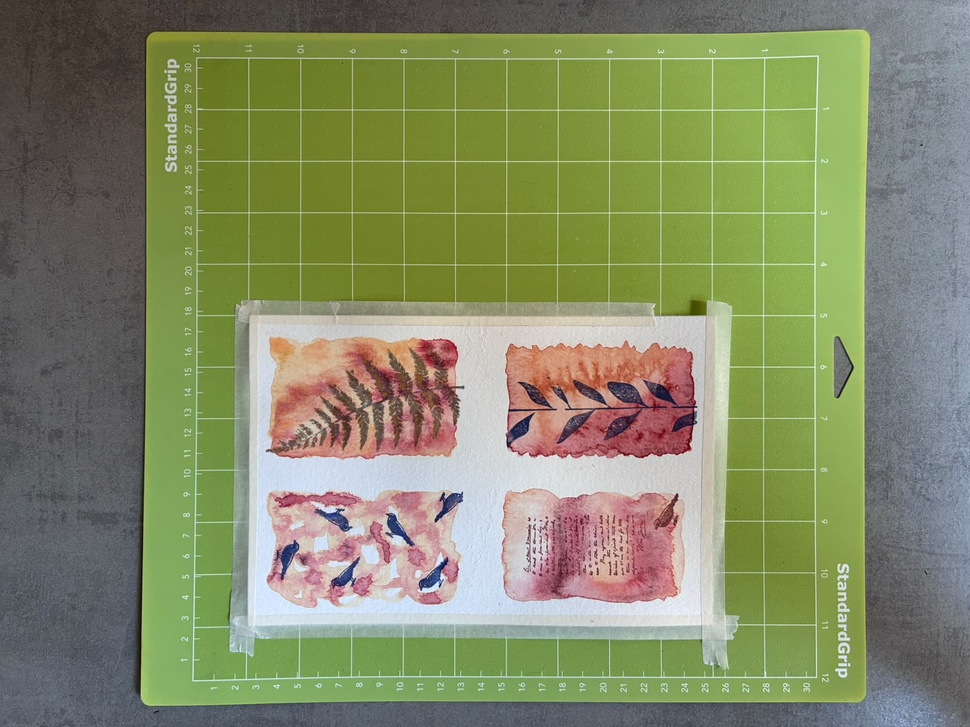
#> input picture Examples/Image1.jpeg, 970 x 727 px, shrunk from 1600 x 1200 before the run; its folder holds only this picture in this run
$ python -i mesh_warper.py   (imports and definitions only)
#> lines starting #> are read from the running program, lines starting #| are printed output that depends on the picture; after the words box and inside, x2 and y2 are one past the last pixel; in counts of white or black regions, pixels touching at a corner belong together
#> further down, picture is the input picture: shape (727, 970, 3); mean B, G, R 103.3, 138.9, 132
"""
Module 3: Phase 2 - Per-Cell Homography Refinement

After Phase 1 (global perspective + grid crop), this module refines
alignment by detecting visible grid lines on the green mat and
applying per-cell corrections.

Key insight: Grid lines are only detectable where the green mat is
visible (not covered by artwork). We detect lines in visible areas
and interpolate for occluded positions.
"""

import cv2
import numpy as np
from typing import Optional, Tuple


class GridRefiner:
    """
    Phase 2: Refine grid alignment using per-cell homography.

    Only detects grid lines in visible green mat areas to avoid
    interference from white artwork.
    """

    def __init__(self, image: np.ndarray, cell_size: int = 300, grid_n: int = 12):
        self.image = image
        self.cell_size = cell_size
        self.grid_n = grid_n
        self.size = cell_size * grid_n  # 3600

    def refine(self, verbose: bool = False) -> np.ndarray:
        """Run Phase 2 refinement."""
        # Detect line positions using mat-aware detection
        h_lines, v_lines = self._detect_lines_mat_aware()

        if h_lines is None or v_lines is None:
            if verbose:
                print("   No reliable grid lines detected, skipping")
            return self.image

        ideal = np.arange(13) * self.cell_size
        h_off = h_lines - ideal
        v_off = v_lines - ideal

        if verbose:
            print(f"   H offsets: mean={np.mean(h_off):.1f}, std={np.std(h_off):.1f}, max={np.max(np.abs(h_off)):.1f}px")
            print(f"   V offsets: mean={np.mean(v_off):.1f}, std={np.std(v_off):.1f}, max={np.max(np.abs(v_off)):.1f}px")

        # Safety: skip if offsets are tiny (< 5px)
        if np.max(np.abs(h_off)) < 5 and np.max(np.abs(v_off)) < 5:
            if verbose:
                print("   Offsets < 5px, no refinement needed")
            return self.image

        # Safety: skip if detection is unreliable (high variance = noise)
        # If std > 20px, the detected positions are too inconsistent to trust
        if np.std(h_off) > 20 or np.std(v_off) > 20:
            if verbose:
                print("   ⚠️ Detection unreliable (std > 20px), skipping refinement")
            return self.image

        # Apply per-cell corrections
        result = self._apply_corrections(h_lines, v_lines)
        return result

    def _detect_lines_mat_aware(self) -> Tuple[Optional[np.ndarray], Optional[np.ndarray]]:
        """
        Detect grid line positions using only green mat areas.

        Grid lines on Cricut mats are lighter than the surrounding green.
        We look for local brightness peaks within the green mat,
        ignoring white artwork areas.
        """
        h, w = self.image.shape[:2]
#> h = 727; w = 970

        # Create a "green mat" mask - pixels that are greenish (not white artwork)
        hsv = cv2.cvtColor(self.image, cv2.COLOR_BGR2HSV)
#> hsv: shape (727, 970, 3); mean H, S, V 61, 83.7, 147.5
        green_mask = cv2.inRange(hsv, np.array([30, 20, 20]), np.array([90, 255, 255]))
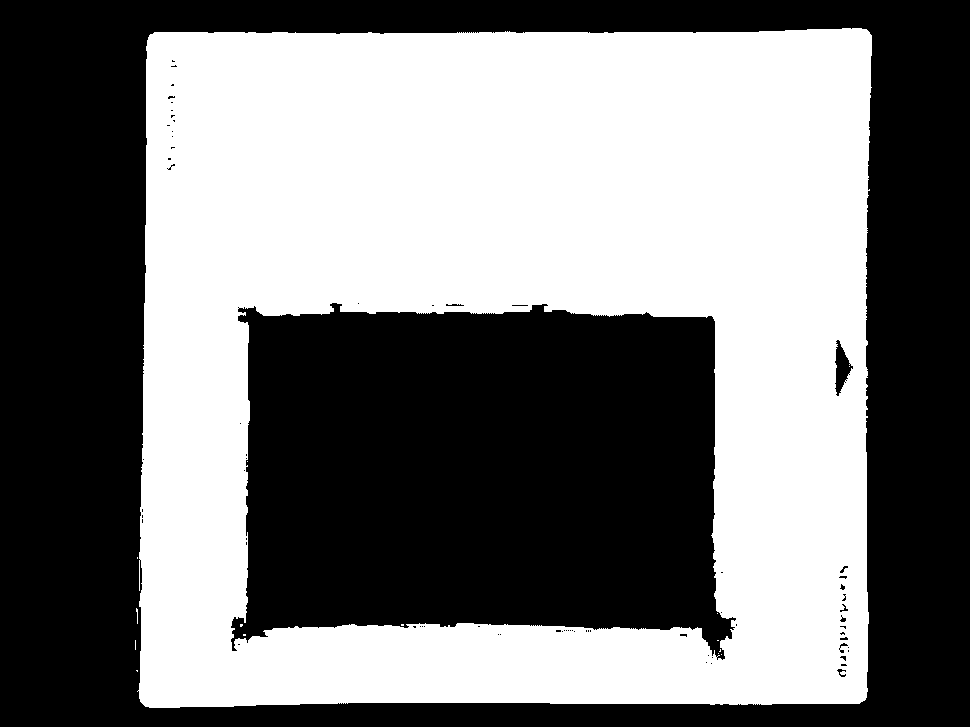
#> green_mask: shape (727, 970); 48% white; 15 white regions (14 under 20 px), largest, box (x1, y1, x2, y2) and area: (137, 28, 872, 708) 338459

        # Grid lines are brighter than surrounding mat
        # Use the green channel or value channel
        gray = cv2.cvtColor(self.image, cv2.COLOR_BGR2GRAY)
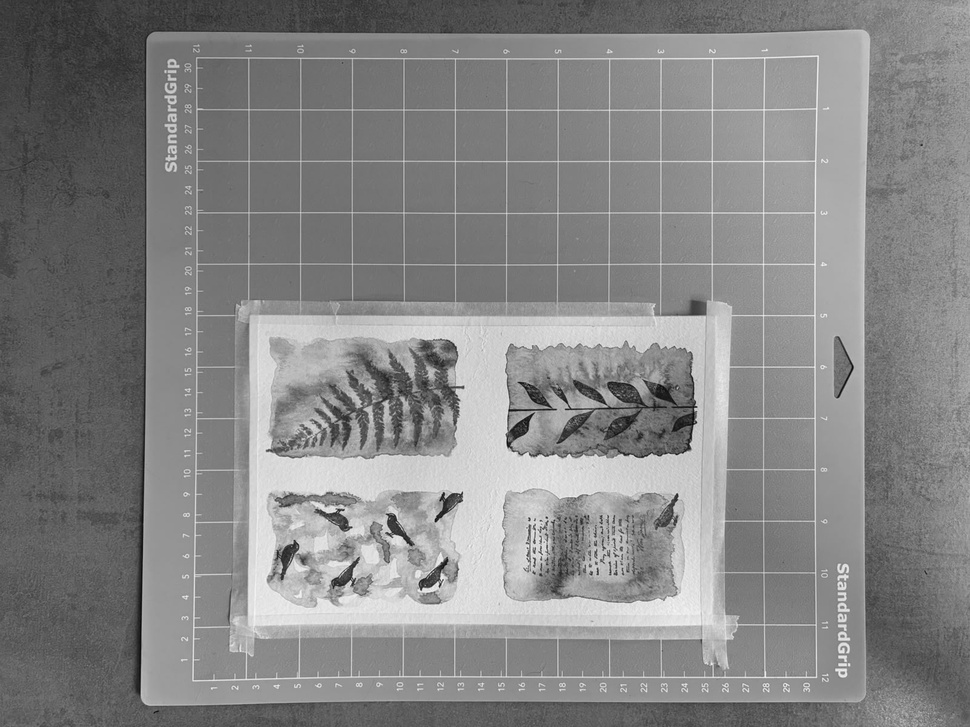
#> gray: shape (727, 970); min 8, max 246, mean 132.8

        # Only consider pixels that are on the green mat
        # For each expected line position, search in the mat area only

        cs = self.cell_size
        search_range = 50  # Search ±50px around expected position

        h_lines = []
        v_lines = []

        # Detect horizontal lines (13 lines)
        for i in range(13):
            expected_y = i * cs
            y_start = max(0, expected_y - search_range)
            y_end = min(h, expected_y + search_range)

            # Get the strip
            strip = gray[y_start:y_end, :]
            mat_strip = green_mask[y_start:y_end, :]

            # Only count bright pixels that are on green mat
            # A grid line pixel is: bright AND on green mat
            line_signal = np.zeros(y_end - y_start)
            for row in range(y_end - y_start):
                mat_pixels = mat_strip[row] > 0
                if mat_pixels.sum() > 100:  # Enough mat visible
                    # Average brightness of mat pixels in this row
                    line_signal[row] = gray[y_start + row][mat_pixels].mean()

            if line_signal.max() == 0:
                h_lines.append(float(expected_y))
                continue

            # Find peak
            peak = np.argmax(line_signal)
            h_lines.append(y_start + peak)
#> this loop made 4 passes
#> pass 1, in _detect_lines_mat_aware, `strip = gray[y_start:y_end, :]`:
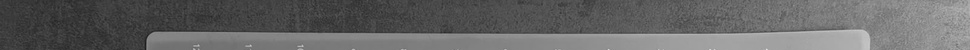
#> strip: shape (50, 970); min 26, max 225, mean 100.8
#> pass 1, in _detect_lines_mat_aware, `mat_strip = green_mask[y_start:y_end, :]`:
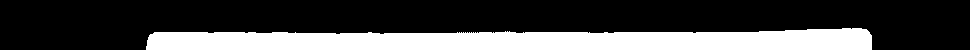
#> mat_strip: shape (50, 970); 26.9% white; 1 white region, box (x1, y1, x2, y2) and area: (146, 28, 872, 50) 13059
#> pass 2, in _detect_lines_mat_aware, `strip = gray[y_start:y_end, :]`:
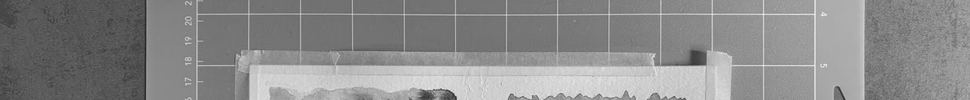
#> strip: shape (100, 970); min 34, max 241, mean 138.1
#> pass 2, in _detect_lines_mat_aware, `mat_strip = green_mask[y_start:y_end, :]`:
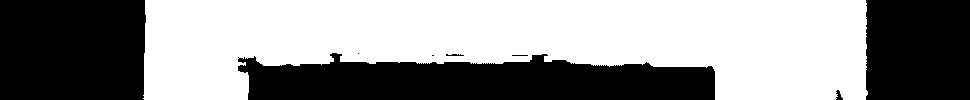
#> mat_strip: shape (100, 970); 56.6% white; 8 black regions (3 under 20 px), largest, box (x1, y1, x2, y2) and area: (238, 53, 715, 100) 17230, (0, 0, 146, 100) 14459, (866, 0, 970, 100) 10357, (836, 90, 843, 100) 42, (446, 54, 464, 56) 27
#> after the loop, h_lines = [34, 264, 624]

        # Detect vertical lines (13 lines)
        for j in range(13):
            expected_x = j * cs
            x_start = max(0, expected_x - search_range)
            x_end = min(w, expected_x + search_range)

            strip = gray[:, x_start:x_end]
            mat_strip = green_mask[:, x_start:x_end]

            line_signal = np.zeros(x_end - x_start)
            for col in range(x_end - x_start):
                mat_pixels = mat_strip[:, col] > 0
                if mat_pixels.sum() > 100:
                    line_signal[col] = gray[:, mat_pixels].mean() if False else \
                        np.mean(gray[np.where(mat_strip[:, col] > 0)[0], x_start + col])

            if line_signal.max() == 0:
                v_lines.append(float(expected_x))
                continue

            peak = np.argmax(line_signal)
            v_lines.append(x_start + peak)

        return np.array(h_lines, dtype=np.float64), np.array(v_lines, dtype=np.float64)

    # [62 lines left out: functions _apply_corrections, refine_grid, not called in this run]

>>> import cv2
>>> picture = cv2.imread('Examples/Image1.jpeg')
#> (the run stopped early here; a loop or call above may not have finished)

$ run again, on Examples/Image2.jpeg
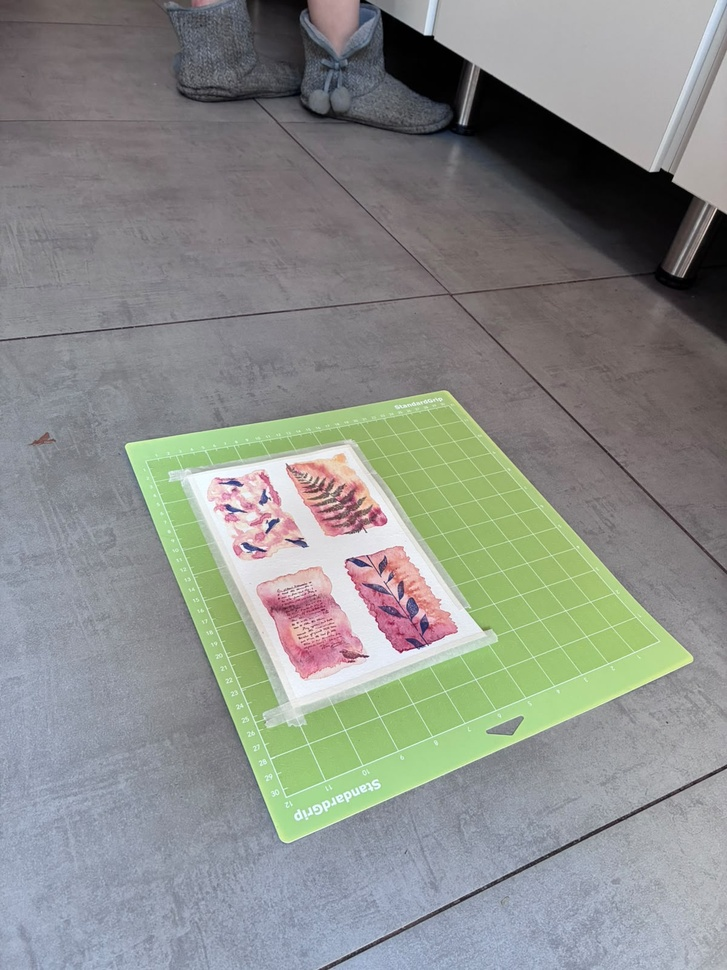
#> input picture Examples/Image2.jpeg, 727 x 970 px, shrunk from 1200 x 1600 before the run
#> picture is the input picture: shape (970, 727, 3); mean B, G, R 137.5, 141.8, 138.5
#> hsv: shape (970, 727, 3); mean H, S, V 103.2, 31.9, 150.3
#> in _detect_lines_mat_aware, `green_mask = cv2.inRange(hsv, np.array([30, 20, 20]), np.array([90, 25..`:
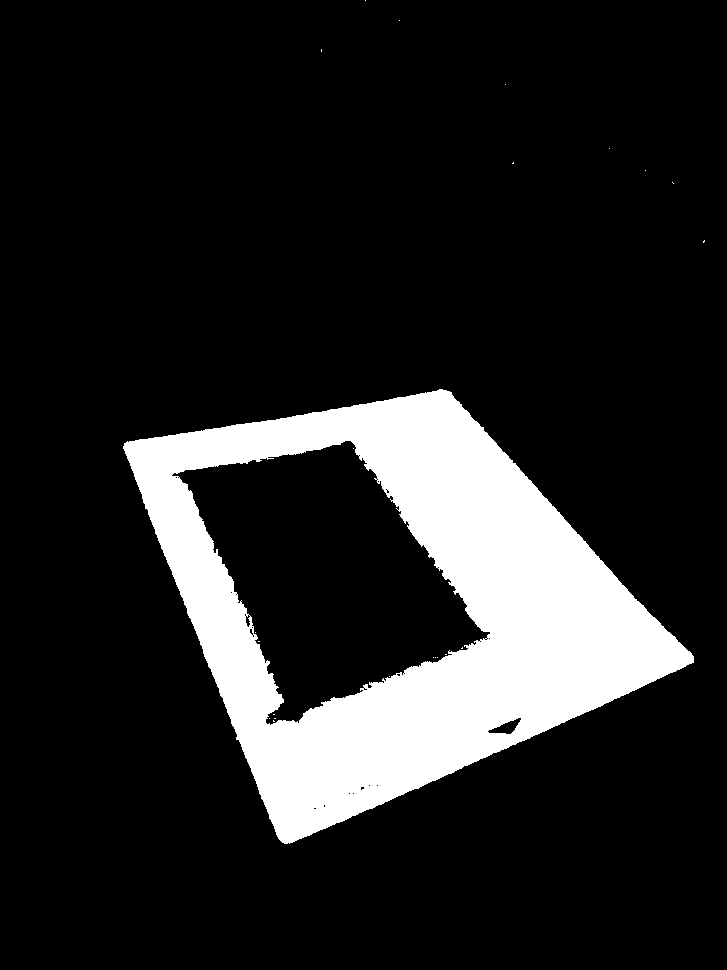
#> green_mask: shape (970, 727); 14.6% white; 23 white regions (22 under 20 px), largest, box (x1, y1, x2, y2) and area: (123, 389, 694, 844) 102731
#> the loop in _detect_lines_mat_aware, `for i in range(13):` made 5 passes
#> pass 2, in _detect_lines_mat_aware, `strip = gray[y_start:y_end, :]`:
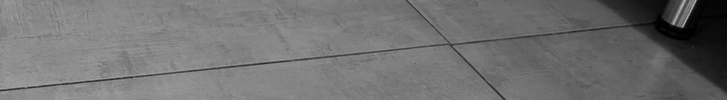
#> strip: shape (100, 727); min 0, max 179, mean 113.5
#> after the loop in _detect_lines_mat_aware, `for i in range(13):`: h_lines = [0, 300, 649, 900]
